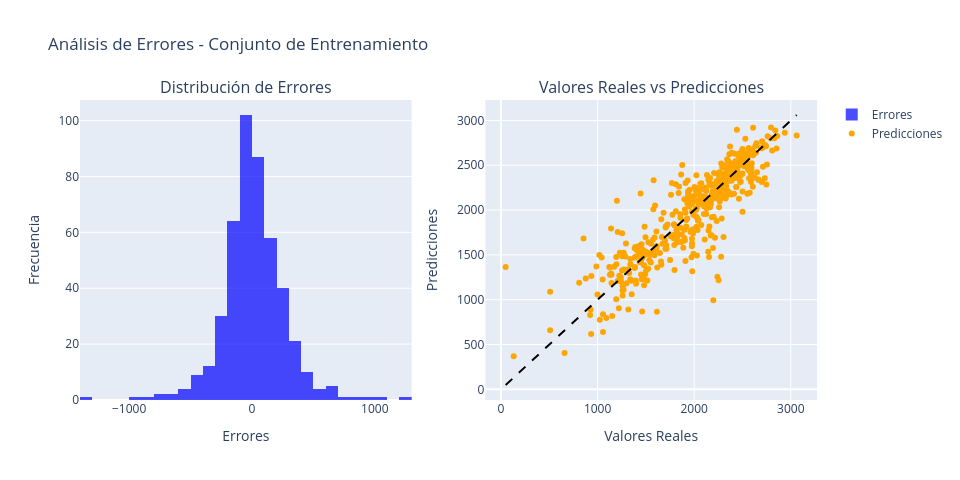
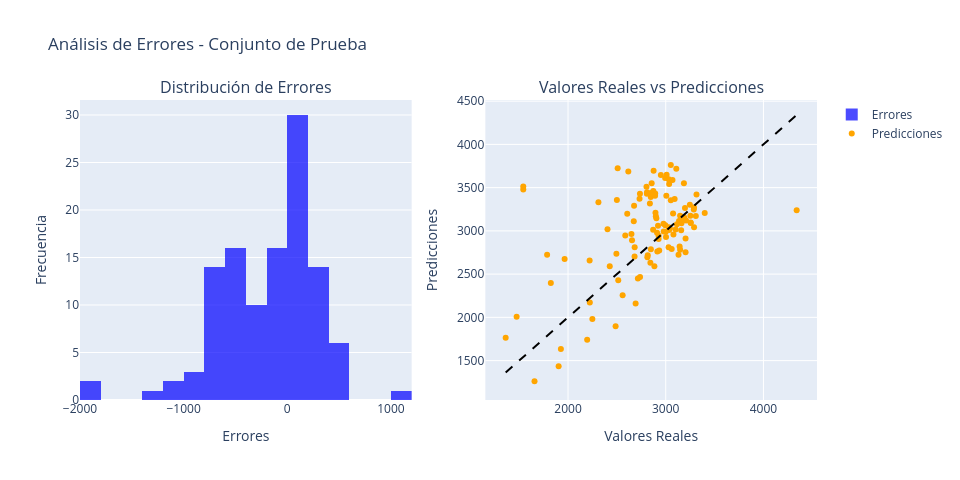

Source (notebook cell) for these figures, in order:
### Markdown cell above
##### 2.1.1.2. Análisis de errores
* Se realiza una visualización para análisis de errores (residuos)

### Code cell
plot_residuals_distribution(train_org,df_ajustado, plotly_engine = USE_PLOTLY, title = 'Análisis de Errores - Conjunto de Entrenamiento')
plot_residuals_distribution(test_org, df_pronostico, plotly_engine = USE_PLOTLY, title = 'Análisis de Errores - Conjunto de Prueba')

### Figure 1 — Plotly figure (JSON) as saved in the notebook; plotly's stock layout.template omitted (floating-point values rounded to 4 significant figures; data arrays with more than 128 entries replaced by an {"elided": "..."} marker saying what was removed)
{"data": [{"marker": {"color": "blue"}, "name": "Errores", "nbinsx": 30, "opacity": 0.7, "type": "histogram", "x": {"elided": "458 float values"}, "xaxis": "x", "yaxis": "y"}, {"marker": {"color": "orange"}, "mode": "markers", "name": "Predicciones", "type": "scatter", "x": {"elided": "458 float values"}, "xaxis": "x2", "y": {"elided": "458 float values"}, "yaxis": "y2"}, {"line": {"color": "black", "dash": "dash"}, "mode": "lines", "showlegend": false, "type": "scatter", "x": [48.0, 3061.0], "xaxis": "x2", "y": [48.0, 3061.0], "yaxis": "y2"}], "layout": {"annotations": [{"font": {"size": 16}, "showarrow": false, "text": "Distribución de Errores", "x": 0.225, "xanchor": "center", "xref": "paper", "y": 1, "yanchor": "bottom", "yref": "paper"}, {"font": {"size": 16}, "showarrow": false, "text": "Valores Reales vs Predicciones", "x": 0.775, "xanchor": "center", "xref": "paper", "y": 1, "yanchor": "bottom", "yref": "paper"}], "height": 480, "title": {"text": "Análisis de Errores - Conjunto de Entrenamiento"}, "width": 960, "xaxis": {"anchor": "y", "domain": [0, 0.45], "title": {"text": "Errores"}}, "xaxis2": {"anchor": "y2", "domain": [0.55, 1], "title": {"text": "Valores Reales"}}, "yaxis": {"anchor": "x", "domain": [0, 1], "title": {"text": "Frecuencia"}}, "yaxis2": {"anchor": "x2", "domain": [0, 1], "title": {"text": "Predicciones"}}}}

### Figure 2 — Plotly figure (JSON) as saved in the notebook; plotly's stock layout.template omitted (floating-point values rounded to 4 significant figures)
{"data": [{"marker": {"color": "blue"}, "name": "Errores", "nbinsx": 30, "opacity": 0.7, "type": "histogram", "x": [21.01, 160.4, 293.8, -435.7, 212.5, 266.6, -164.7, 84.87, 52.07, 453.9, 395.8, -403.2, -572.0, -240.7, -24.06, 98.89, 116.6, -237.3, 21.83, 151.1, -138.3, 71.46, 450.5, -315.1, 74.68, -709.0, 59.77, 270.5, 408.3, 589.3, -142.7, 21.6, 40.12, -27.16, 191.8, 88.26, 84.78, 119.6, 290.2, -14.56, 321.6, 218.8, -67.89, -106.2, 35.17, -126.8, 249.4, 16.1, 23.73, 1103.0, -68.74, 19.4, -55.63, 38.83, -17.03, -615.7, 9.957, 363.8, -360.2, 152.5, 268.9, 268.4, 470.0, -533.1, -938.4, -437.8, 38.0, 166.2, -69.22, -613.3, -506.8, -104.9, -1938.0, -1972.0, 59.07, -639.7, -1020.0, -12.02, 135.9, 77.24, 157.2, 532.7, -622.2, -567.3, -818.7, -618.1, -640.9, -364.5, -540.8, -277.3, -477.4, -401.5, -315.5, -593.0, -544.2, -707.0, -694.7, -695.3, -589.0, -638.5, -692.9, -1069.0, -610.9, -1215.0, -709.2, -519.9, -301.1, -591.5, -514.8, -271.3, -856.1, -241.8, -129.7, 302.5, 293.1], "xaxis": "x", "yaxis": "y"}, {"marker": {"color": "orange"}, "mode": "markers", "name": "Predicciones", "type": "scatter", "x": [2927.0, 2933.0, 2884.0, 2221.0, 2843.0, 2715.0, 2427.0, 2514.0, 2223.0, 2196.0, 1657.0, 1362.0, 1824.0, 2495.0, 2681.0, 2816.0, 2812.0, 2655.0, 3136.0, 3158.0, 2921.0, 3161.0, 3203.0, 2649.0, 3003.0, 1965.0, 2848.0, 3061.0, 3131.0, 2487.0, 2871.0, 3183.0, 3287.0, 3147.0, 3399.0, 3208.0, 3101.0, 3079.0, 3203.0, 2979.0, 3142.0, 3029.0, 2911.0, 2977.0, 3154.0, 3075.0, 3290.0, 3043.0, 3035.0, 4340.0, 3197.0, 3289.0, 3247.0, 3190.0, 2927.0, 2404.0, 3000.0, 3147.0, 2586.0, 2914.0, 2737.0, 2249.0, 1904.0, 1474.0, 1786.0, 2673.0, 3114.0, 3256.0, 2996.0, 2676.0, 3035.0, 3315.0, 1542.0, 1542.0, 3190.0, 2732.0, 2311.0, 3030.0, 3308.0, 3252.0, 3255.0, 2692.0, 2807.0, 3030.0, 2876.0, 2994.0, 3009.0, 3186.0, 2892.0, 3091.0, 2838.0, 3006.0, 2895.0, 2606.0, 2847.0, 2803.0, 2856.0, 2950.0, 2873.0, 2808.0, 2736.0, 2617.0, 3108.0, 2508.0, 3052.0, 3069.0, 3052.0, 2848.0, 2891.0, 2899.0, 2500.0, 2904.0, 2682.0, 2559.0, 1927.0], "xaxis": "x2", "y": [2906.0, 2773.0, 2590.0, 2657.0, 2631.0, 2448.0, 2592.0, 2429.0, 2171.0, 1742.0, 1261.0, 1765.0, 2396.0, 2736.0, 2705.0, 2717.0, 2695.0, 2892.0, 3114.0, 3007.0, 3059.0, 3090.0, 2752.0, 2964.0, 2928.0, 2674.0, 2788.0, 2790.0, 2723.0, 1898.0, 3014.0, 3161.0, 3247.0, 3174.0, 3207.0, 3120.0, 3016.0, 2959.0, 2913.0, 2994.0, 2820.0, 2810.0, 2979.0, 3083.0, 3119.0, 3202.0, 3041.0, 3027.0, 3011.0, 3237.0, 3266.0, 3270.0, 3303.0, 3151.0, 2944.0, 3020.0, 2990.0, 2783.0, 2946.0, 2761.0, 2468.0, 1981.0, 1434.0, 2007.0, 2724.0, 3111.0, 3076.0, 3090.0, 3065.0, 3289.0, 3542.0, 3420.0, 3480.0, 3514.0, 3131.0, 3372.0, 3331.0, 3042.0, 3172.0, 3175.0, 3098.0, 2159.0, 3429.0, 3597.0, 3695.0, 3612.0, 3650.0, 3551.0, 3433.0, 3368.0, 3315.0, 3407.0, 3211.0, 3199.0, 3391.0, 3510.0, 3551.0, 3645.0, 3462.0, 3447.0, 3429.0, 3686.0, 3719.0, 3723.0, 3761.0, 3589.0, 3353.0, 3439.0, 3406.0, 3170.0, 3356.0, 3146.0, 2812.0, 2256.0, 1634.0], "yaxis": "y2"}, {"line": {"color": "black", "dash": "dash"}, "mode": "lines", "showlegend": false, "type": "scatter", "x": [1362.0, 4340.0], "xaxis": "x2", "y": [1362.0, 4340.0], "yaxis": "y2"}], "layout": {"annotations": [{"font": {"size": 16}, "showarrow": false, "text": "Distribución de Errores", "x": 0.225, "xanchor": "center", "xref": "paper", "y": 1, "yanchor": "bottom", "yref": "paper"}, {"font": {"size": 16}, "showarrow": false, "text": "Valores Reales vs Predicciones", "x": 0.775, "xanchor": "center", "xref": "paper", "y": 1, "yanchor": "bottom", "yref": "paper"}], "height": 480, "title": {"text": "Análisis de Errores - Conjunto de Prueba"}, "width": 960, "xaxis": {"anchor": "y", "domain": [0, 0.45], "title": {"text": "Errores"}}, "xaxis2": {"anchor": "y2", "domain": [0.55, 1], "title": {"text": "Valores Reales"}}, "yaxis": {"anchor": "x", "domain": [0, 1], "title": {"text": "Frecuencia"}}, "yaxis2": {"anchor": "x2", "domain": [0, 1], "title": {"text": "Predicciones"}}}}
